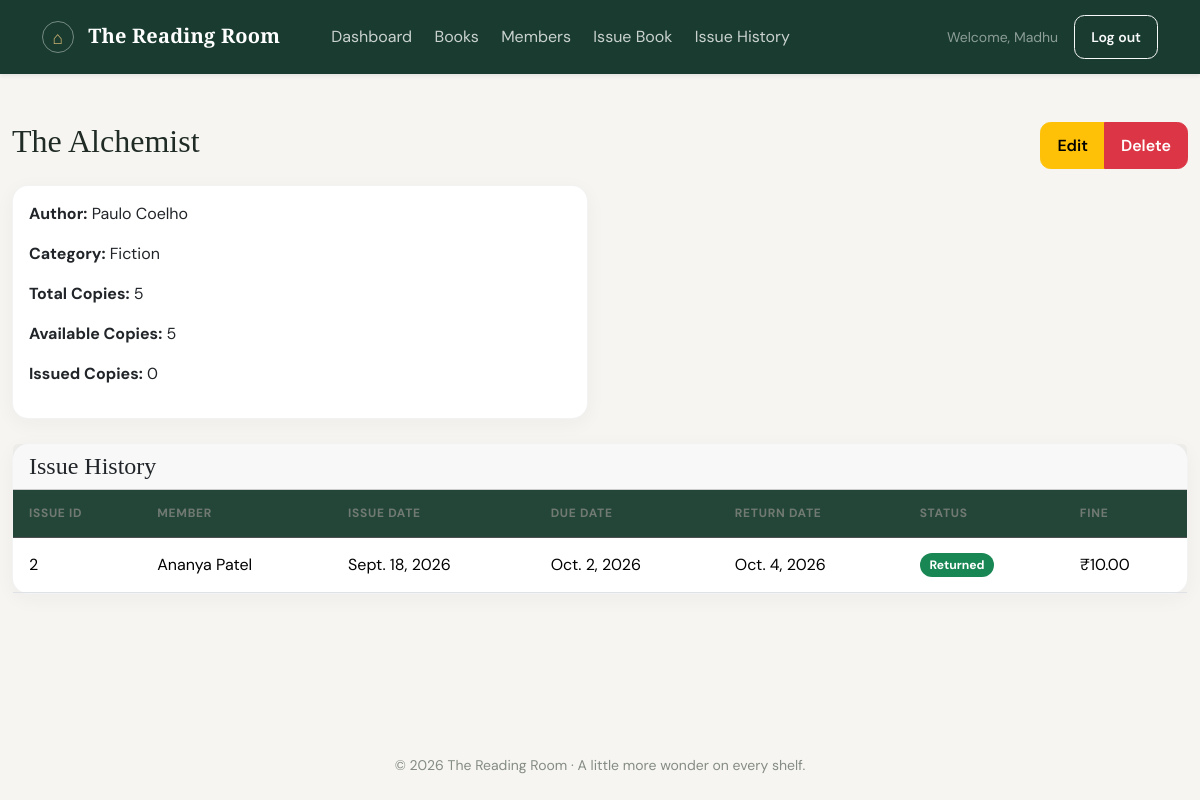
Screenshot of /books/2/ (signed in) with the database file from the repository.
### library/models.py (models this page shows, shortened)
class Book(models.Model):
    title = models.CharField(max_length=200)
    author = models.CharField(max_length=200)
    category = models.CharField(max_length=100)
    copies = models.PositiveIntegerField(validators=[MinValueValidator(1)])
    class Meta:
        ordering = ['title']
    @property
    def available_copies(self):
        active_issues = self.issues.filter(return_date__isnull=True).count()
        return self.copies - active_issues
    @property
    def issued_copies(self):
        return self.issues.filter(return_date__isnull=True).count()

class Issue(models.Model):
    book = models.ForeignKey(Book, on_delete=models.PROTECT, related_name='issues')
    member = models.ForeignKey(Member, on_delete=models.PROTECT, related_name='issues')
    issue_date = models.DateField(default=timezone.now)
    due_date = models.DateField()
    return_date = models.DateField(null=True, blank=True)
    fine = models.DecimalField(max_digits=10, decimal_places=2, default=0)
    class Meta:
        ordering = ['-issue_date']
    @property
    def status(self):
        if self.return_date is not None:
            return 'Returned'
        if timezone.now().date() > self.due_date:
            return 'Overdue'
        return 'Issued'

class Member(models.Model):
    name = models.CharField(max_length=200)
    email = models.EmailField(unique=True)
    class Meta:
        ordering = ['name']

### library/views.py (the view)
# urls.py: path('books/<int:pk>/', views.book_detail, name='book_detail'),
@login_required
def book_detail(request, pk):
    book = get_object_or_404(Book, pk=pk)
    issues = book.issues.select_related('member').all()
    context = {'book': book, 'issues': issues}
    return render(request, 'library/book_detail.html', context)

### library/authentication.py (called while the page is built)
    def get_user(self, user_id):
        user_model = get_user_model()
        try:
            user = user_model.objects.get(pk=user_id)
        except user_model.DoesNotExist:
            return None
        return user if self.user_can_authenticate(user) else None

    @staticmethod
    def user_can_authenticate(user):
        return getattr(user, 'is_active', True)

### library/templates/library/book_detail.html
{% extends 'library/base.html' %}
{% block content %}
<div class="d-flex justify-content-between align-items-center mb-3 flex-wrap gap-2">
    <h2>{{ book.title }}</h2>
    <div class="btn-group">
        <a href="{% url 'book_update' book.pk %}" class="btn btn-warning">Edit</a>
        <a href="{% url 'book_delete' book.pk %}" class="btn btn-danger" data-confirm="Delete this book?">Delete</a>
    </div>
</div>
<div class="row mb-4">
    <div class="col-md-6">
        <div class="card h-100">
            <div class="card-body">
                <p><strong>Author:</strong> {{ book.author }}</p>
                <p><strong>Category:</strong> {{ book.category }}</p>
                <p><strong>Total Copies:</strong> {{ book.copies }}</p>
                <p><strong>Available Copies:</strong> {{ book.available_copies }}</p>
                <p><strong>Issued Copies:</strong> {{ book.issued_copies }}</p>
            </div>
        </div>
    </div>
</div>
<div class="card">
    <div class="card-header">
        <h4 class="mb-0">Issue History</h4>
    </div>
    <div class="card-body p-0">
        <div class="table-responsive">
            <table class="table table-hover mb-0">
                <thead class="table-dark">
                    <tr>
                        <th>Issue ID</th>
                        <th>Member</th>
                        <th>Issue Date</th>
                        <th>Due Date</th>
                        <th>Return Date</th>
                        <th>Status</th>
                        <th>Fine</th>
                    </tr>
                </thead>
                <tbody>
                    {% for issue in issues %}
                    <tr>
                        <td>{{ issue.id }}</td>
                        <td>{{ issue.member.name }}</td>
                        <td>{{ issue.issue_date }}</td>
                        <td>{{ issue.due_date }}</td>
                        <td>{{ issue.return_date|default:'-' }}</td>
                        <td>
                            {% if issue.status == 'Overdue' %}<span class="badge bg-danger">{{ issue.status }}</span>
                            {% elif issue.status == 'Returned' %}<span class="badge bg-success">{{ issue.status }}</span>
                            {% else %}<span class="badge bg-primary">{{ issue.status }}</span>
                            {% endif %}
                        </td>
                        <td>₹{{ issue.fine }}</td>
                    </tr>
                    {% empty %}
                    <tr><td colspan="7" class="text-center py-4">No issue records found.</td></tr>
                    {% endfor %}
                </tbody>
            </table>
        </div>
    </div>
</div>
{% endblock %}

### library/templates/library/base.html (shortened to what this page needs)
{% load static %}
<!DOCTYPE html>
<html lang="en">
<head>
    <link href="https://cdn.jsdelivr.net/npm/bootstrap@5.3.3/dist/css/bootstrap.min.css" rel="stylesheet">
    <link rel="stylesheet" href="{% static 'library/css/style.css' %}">
</head>
<body>
    <nav class="navbar navbar-expand-lg navbar-dark shadow-sm">
        <div class="container">
            <a class="navbar-brand fw-bold" href="{% url 'dashboard' %}"><span class="brand-mark">⌂</span> The Reading Room</a>
            <div class="collapse navbar-collapse" id="mainNav">
                <ul class="navbar-nav me-auto mb-2 mb-lg-0 ms-lg-4">
                    <li class="nav-item"><a class="nav-link" href="{% url 'dashboard' %}">Dashboard</a></li>
                    <li class="nav-item"><a class="nav-link" href="{% url 'book_list' %}">Books</a></li>
                    <li class="nav-item"><a class="nav-link" href="{% url 'member_list' %}">Members</a></li>
                    <li class="nav-item"><a class="nav-link" href="{% url 'issue_book' %}">Issue Book</a></li>
                    <li class="nav-item"><a class="nav-link" href="{% url 'issue_list' %}">Issue History</a></li>
                </ul>
                {% if request.user.is_authenticated %}
                    <div class="d-flex align-items-center gap-3">
                        <span class="text-white-50 small d-none d-lg-inline">Welcome, {{ request.user.first_name|default:request.user.email }}</span>
                        <form method="post" action="{% url 'logout' %}">
                            <button type="submit" class="btn btn-outline-light btn-sm">Log out</button>
                        </form>
                    </div>
                {% endif %}
            </div>
        </div>
    </nav>
    <main class="container app-shell py-4 py-lg-5">
        {% block content %}{% endblock %}
    </main>
    <footer class="footer py-4">
        <div class="container text-center">
            <small>© {% now 'Y' %} The Reading Room · A little more wonder on every shelf.</small>
        </div>
    </footer>
</body>
</html>

### library/static/library/css/style.css (style rules this page uses)
:root { --ink: #202b26; --muted: #78817b; --paper: #f6f5f1; --green: #214b3b; --green-light: #e5eee8; --gold: #d8b975; --line: #e9e8e1; }
body { min-height: 100vh; background: var(--paper); color: var(--ink); font-family: 'DM Sans', Arial, sans-serif; }
h1, h2, h3, h4, .serif { font-family: 'Playfair Display', Georgia, serif; }
.navbar { background: #193b30; padding: 0.95rem 0; }
.navbar-brand { font-family: 'Playfair Display', Georgia, serif; letter-spacing: 0.01em; }
.brand-mark { display: inline-grid; width: 2rem; height: 2rem; margin-right: 0.55rem; place-items: center; border: 1px solid rgba(255, 255, 255, 0.4); border-radius: 50%; color: var(--gold); font-size: 1.1rem; vertical-align: middle; }
.navbar .nav-link { color: rgba(255, 255, 255, 0.77); margin: 0 0.2rem; }
.app-shell { max-width: 1440px; min-height: calc(100vh - 145px); }
.card { border: 1px solid rgba(34, 57, 43, 0.06); border-radius: 1rem; background: #fff; box-shadow: 0 0.3rem 1.25rem rgba(39, 49, 40, 0.045); }
.table { --bs-table-bg: transparent; --bs-table-striped-bg: #fafaf8; }
.table thead th { color: #707a73; font-size: 0.75rem; font-weight: 700; letter-spacing: 0.06em; text-transform: uppercase; white-space: nowrap; }
.table th, .table td { padding: 0.9rem 1rem; vertical-align: middle; }
.table-dark { --bs-table-bg: #244638; --bs-table-color: #fff; }
.btn { border-radius: 0.65rem; font-weight: 600; padding: 0.65rem 1rem; }
.badge { border-radius: 999px; font-size: 0.76rem; padding: 0.5em 0.8em; }
.footer { color: #858c84; }

### rows the page displays
Book: title "The Alchemist", author "Paulo Coelho", category "Fiction", copies "5", available_copies "5", issued_copies "0"
Issue: id "2", member.name "Ananya Patel", issue_date "Sept. 18, 2026", due_date "Oct. 2, 2026", return_date "Oct. 4, 2026", status "Returned", fine "10.00"

### other values shown
{{ request.user.first_name|default:request.user.email }} "Madhu"
